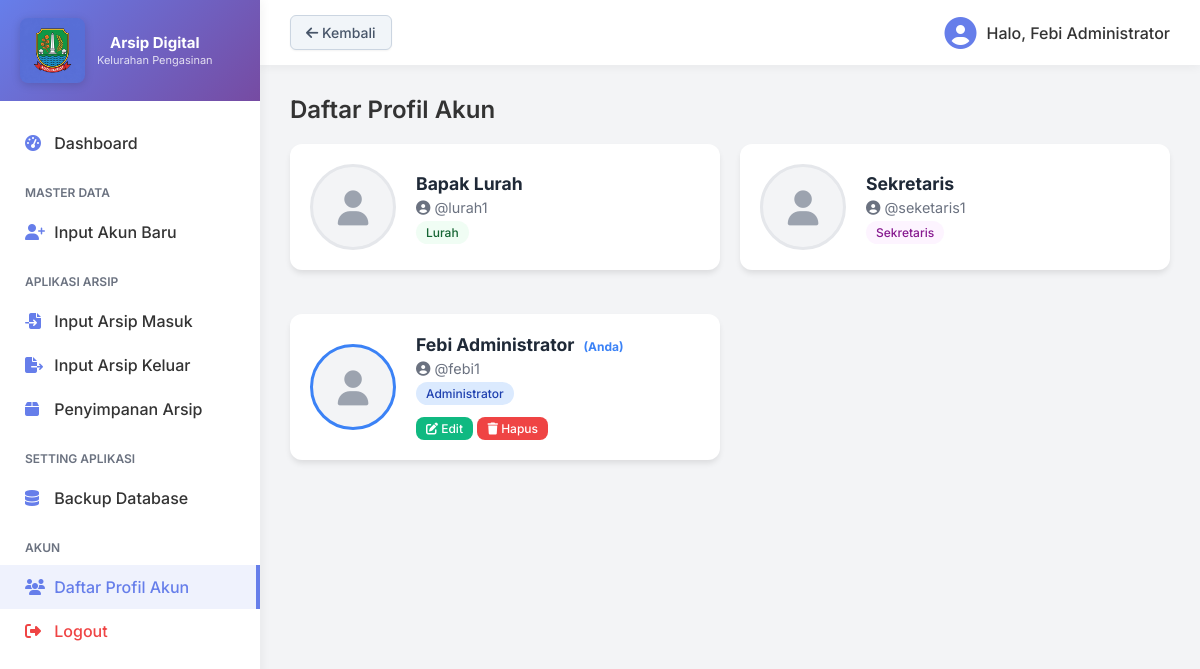
The page /profil.php (signed in) on the database its author committed.
### tables this page shows
CREATE TABLE IF NOT EXISTS users (
    id INT AUTO_INCREMENT PRIMARY KEY,
    username VARCHAR(50) NOT NULL UNIQUE,
    password VARCHAR(255) NOT NULL,
    nama VARCHAR(100) NOT NULL,
    foto VARCHAR(255) NULL,
    role ENUM('admin', 'sekretaris', 'lurah') DEFAULT 'admin'
);

### profil.php (the view, shortened to what this page needs)
<?php
include 'header.php';
$query = mysqli_query($conn, "SELECT * FROM users ORDER BY id DESC");
?>
<div class="header-action">
    <h2 class="page-title" style="margin-bottom:0;">Daftar Profil Akun</h2>
</div>
<div class="stats-grid" style="grid-template-columns: repeat(auto-fill, minmax(350px, 1fr)); gap: 20px;">
    <?php if(mysqli_num_rows($query) > 0): ?>
        <?php while($row = mysqli_fetch_assoc($query)): ?>
            <?php
                $foto_raw = !empty($row['foto']) ? 'uploads/profil/' . $row['foto'] : '';
                $foto_display = !empty($row['foto']) ? 'uploads/profil/' . htmlspecialchars($row['foto']) : '';
                $has_foto = !empty($foto_raw) && file_exists($foto_raw);
                $is_current_user = ($row['id'] == $_SESSION['user_id']);
            ?>
            <div class="card" style="display:flex; align-items:center; padding: 20px; gap: 20px; position: relative;">
                <div style="flex-shrink: 0;">
                    <?php if($has_foto): ?>
                        <img src="<?= $foto_display ?>" alt="Profil" style="width: 80px; height: 80px; border-radius: 50%; object-fit: cover; border: 3px solid <?= $is_current_user ? '#3b82f6' : '#e5e7eb' ?>;">
                    <?php else: ?>
                        <div style="width: 80px; height: 80px; border-radius: 50%; background: #f3f4f6; display: flex; align-items: center; justify-content: center; border: 3px solid <?= $is_current_user ? '#3b82f6' : '#e5e7eb' ?>;">
                            <i class="fas fa-user" style="font-size: 35px; color: #9ca3af;"></i>
                        </div>
                    <?php endif; ?>
                </div>
                <div style="flex-grow: 1;">
                    <h3 style="margin: 0 0 5px 0; color: #1f2937; font-size: 1.1rem;">
                        <?= htmlspecialchars($row['nama']) ?>
                        <?php if($is_current_user): ?>
                            <span style="font-size: 12px; color: #3b82f6; margin-left: 5px;">(Anda)</span>
                        <?php endif; ?>
                    </h3>
                    <p style="margin: 0 0 5px 0; color: #6b7280; font-size: 0.9rem;"><i class="fas fa-user-circle"></i> @<?= htmlspecialchars($row['username']) ?></p>
                    <?php
                        if (isset($row['role'])) {
                            if ($row['role'] == 'sekretaris') {
                                $role_display = 'Sekretaris';
                                $role_color = '#fdf4ff';
                                $role_text = '#86198f';
                            } elseif ($row['role'] == 'lurah') {
                                $role_display = 'Lurah';
                                $role_color = '#f0fdf4';
                                $role_text = '#166534';
                            } else {
                                $role_display = 'Administrator';
                                $role_color = '#dbeafe';
                                $role_text = '#1e40af';
                            }
                        } else {
                            $role_display = 'Administrator';
                            $role_color = '#dbeafe';
                            $role_text = '#1e40af';
                        }
                    ?>
                    <span class="badge" style="background: <?= $role_color ?>; color: <?= $role_text ?>; font-size: 0.75rem;"><?= $role_display ?></span>
                    <?php if($is_current_user): ?>
                    <div style="margin-top: 15px;">
                        <a href="edit_profil.php?id=<?= $row['id'] ?>" class="btn" style="padding: 4px 10px; font-size: 12px; background: #10b981;"><i class="fas fa-edit"></i> Edit</a>
                        <a href="hapus_profil.php?id=<?= $row['id'] ?>" onclick="return confirm('Yakin ingin menghapus akun Anda sendiri? Anda akan otomatis logout setelah ini.');" class="btn" style="padding: 4px 10px; font-size: 12px; background: #ef4444;"><i class="fas fa-trash"></i> Hapus</a>
                    </div>
                    <?php endif; ?>
                </div>
            </div>
        <?php endwhile; ?>
    <?php else: ?>
        <div class="card" style="grid-column: 1 / -1; text-align: center; padding: 40px;">
            <p style="color: #6b7280;">Belum ada akun terdaftar.</p>
        </div>
    <?php endif; ?>
</div>
<?php include 'footer.php'; ?>

### assets/css/style.css (style rules this page uses)
:root { --primary: #667eea; --secondary: #764ba2; --text-main: #333333; --text-muted: #6b7280; --bg-body: #f3f4f6; --bg-sidebar: #ffffff; --sidebar-width: 260px; --border-color: #e5e7eb; }
body { margin: 0; font-family: 'Inter', sans-serif; background-color: var(--bg-body); color: var(--text-main); }
.card { background: white; border-radius: 12px; padding: 24px; box-shadow: 0 4px 6px -1px rgba(0, 0, 0, 0.1); margin-bottom: 24px; }
.page-title { margin-top: 0; margin-bottom: 24px; color: var(--text-main); font-weight: 600; }
.stats-grid { display: grid; grid-template-columns: repeat(auto-fit, minmax(250px, 1fr)); gap: 20px; }
.badge { padding: 4px 10px; border-radius: 20px; font-size: 12px; font-weight: 500; background: #e0e7ff; color: #4f46e5; }
.btn { display: inline-block; padding: 10px 20px; background: var(--primary); color: white; text-decoration: none; border-radius: 8px; font-weight: 500; border: none; cursor: pointer; transition: all 0.3s; }
.header-action { display: flex; justify-content: space-between; align-items: center; margin-bottom: 20px; }

### rows shown on the page
users: nama "Bapak Lurah", username "lurah1", role "Lurah"
users: nama "Sekretaris", username "seketaris1", role "Sekretaris"
users: nama "Febi Administrator", shows "(Anda)", username "febi1", role "Administrator"

### other values the page prints
$_SESSION['nama'] "Febi Administrator"
